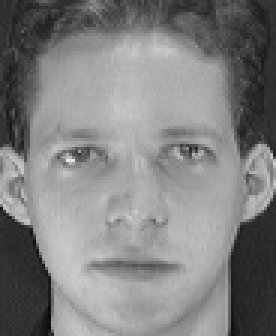
#> input picture samples/sample_face.jpg, 92 x 112 px (shown 3 times larger)
$ python 01_image_basics.py
#> lines starting #> are read from the running program, lines starting #| are printed output that depends on the picture
"""
图像基础操作：读取 → 灰度 → 缩放 → 绘制。

学习路径的第一站，四个 OpenCV 基础操作依次演示。
每个脚本都是独立可运行的，不依赖项目里的其它模块，方便单独复制出去用。

运行：
    python tutorials/01_image_basics.py

按任意键进入下一步，按 q 退出。
"""

import os

import cv2

# samples/ 相对项目根目录，而本脚本在 tutorials/ 下，所以要往上一级。
# 这样在 PyCharm 里运行时不依赖它的「工作目录」设置。
os.chdir(os.path.dirname(os.path.dirname(os.path.abspath(__file__))))

SAMPLE = 'samples/sample_face.jpg'

img = cv2.imread(SAMPLE)
#> img is the input picture: shape (112, 92, 3); min 9, max 232, mean 128.3
if img is None:
    raise SystemExit('未找到 %s，检查一下 samples/ 目录是不是完整的' % SAMPLE)

# shape 的顺序是（高, 宽, 通道数）
print('原图尺寸:', img.shape)
#| 原图尺寸: (112, 92, 3)

# ---------------------------------------------------------------- 1. 读取并显示
cv2.imshow('1_read', img)

# ---------------------------------------------------------------- 2. 灰度转换
# 人脸识别的绝大多数算法都只在灰度图上工作，因为颜色对「是谁」没有帮助，
# 去掉颜色既能减少计算量，也能降低光照变化带来的干扰。
gray = cv2.cvtColor(img, cv2.COLOR_BGR2GRAY)
cv2.imshow('2_gray', gray)

# ---------------------------------------------------------------- 3. 修改尺寸
# 统一尺寸是人脸识别里很关键的一步，见 src/config.py 的 FACE_SIZE 说明。
resized = cv2.resize(img, dsize=(200, 200))
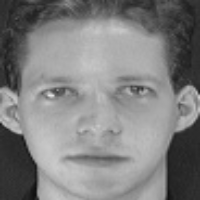
#> resized: shape (200, 200, 3); min 11, max 230, mean 128.2
print('缩放后尺寸:', resized.shape)
#| 缩放后尺寸: (200, 200, 3)
cv2.imshow('3_resize', resized)

# ---------------------------------------------------------------- 4. 绘制图形
# 人脸检测的结果就是一张图上的一堆矩形框，所以先学会画框。
# 原图只有 92x112，先放大才能看清画出来的图形。
canvas = cv2.resize(img, dsize=(368, 448))
x, y, w, h = 100, 100, 100, 100

# 矩形：(左上角x, 左上角y), (右下角x, 右下角y)
cv2.rectangle(canvas, (x, y), (x + w, y + h), color=(0, 0, 255), thickness=1)
# 圆形：圆心 + 半径。注意 OpenCV 的颜色顺序是 BGR 不是 RGB
cv2.circle(canvas, center=(x + w, y + h), radius=100, color=(255, 0, 0), thickness=5)
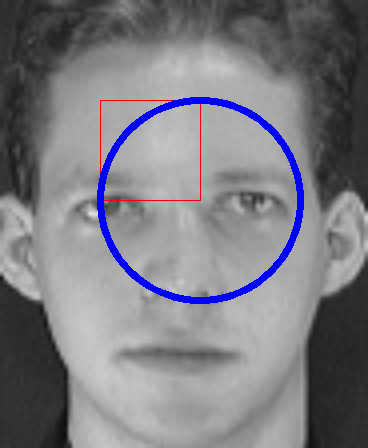
#> canvas: shape (448, 368, 3); mean B, G, R 130.3, 123.5, 124
cv2.imshow('4_draw', canvas)

print("四个窗口都已打开，按任意键继续，按 'q' 退出")
while True:
    if ord('q') == cv2.waitKey(0):
#> (key q is pressed here)
        break

cv2.destroyAllWindows()

$ run again, with samples/group_faces.jpg copied over samples/sample_face.jpg
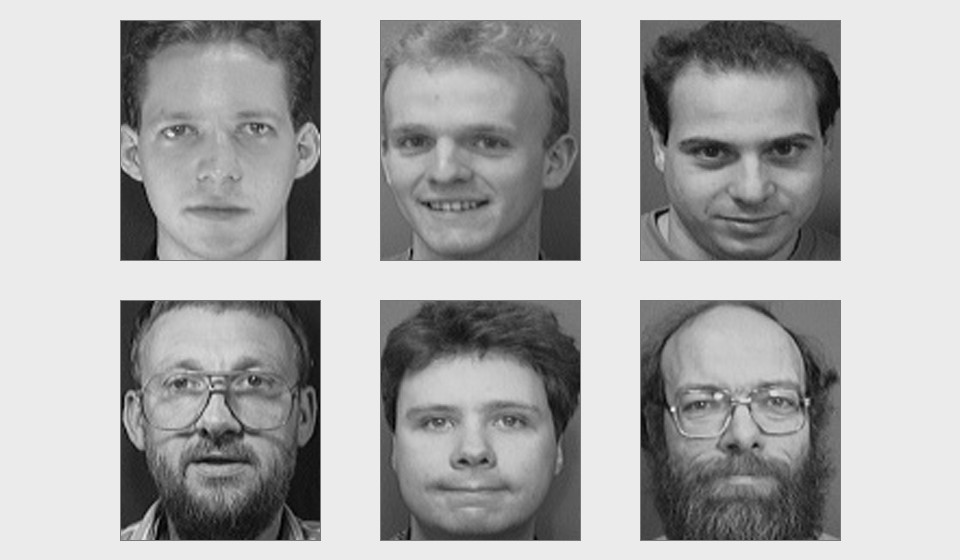
#> input picture samples/group_faces.jpg, 960 x 560 px
#> img is the input picture: shape (560, 960, 3); min 0, max 250, mean 171.1
#| 原图尺寸: (560, 960, 3)
#> `resized = cv2.resize(img, dsize=(200, 200))`:
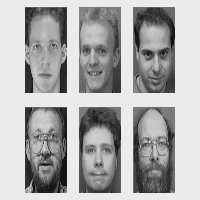
#> resized: shape (200, 200, 3); min 2, max 242, mean 170.6
#| 缩放后尺寸: (200, 200, 3)
#> `cv2.circle(canvas, center=(x + w, y + h), radius=100, color=(255, 0, 0..`:
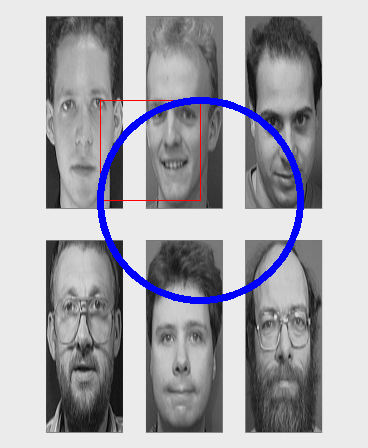
#> canvas: shape (448, 368, 3); mean B, G, R 173.4, 166.6, 167.1
